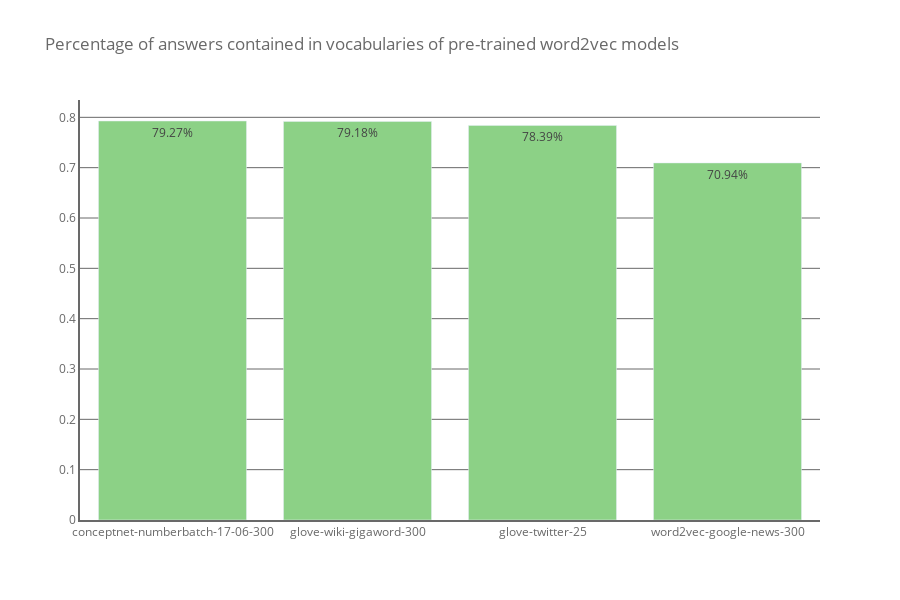

Notebook code for this chart:
### Code cell
labels = [  'conceptnet-numberbatch-17-06-300',
            'glove-wiki-gigaword-300',
            'glove-twitter-25',
            'word2vec-google-news-300', 
            ]
values = [  0.79271, 
            0.791816,
            0.783903, 
            0.709434
            ]

fig = go.Figure()
trace = go.Bar( x=labels, 
                y=values,
                text=values,
                textposition='auto',
                texttemplate='%{text:0.2%}', 
                marker_color=GREEN, 
                )

fig.add_trace(trace)

fig.update_layout(width=900, 
                  height=600,
                  plot_bgcolor='white', 
                  title = 'Percentage of answers contained in vocabularies of pre-trained word2vec models', 
                  font_color = GREY
                  )

fig.update_yaxes(showline=True, linewidth=2, linecolor=GREY, gridcolor=GREY)
fig.update_xaxes(showline=True, linewidth=2, linecolor=GREY, showgrid=False)
fig.show()

### Figure 1 — Plotly figure (JSON) as saved in the notebook; plotly's stock layout.template omitted (floating-point values rounded to 4 significant figures)
{"data": [{"marker": {"color": "#8CD186"}, "text": ["0.79271", "0.791816", "0.783903", "0.709434"], "textposition": "auto", "texttemplate": "%{text:0.2%}", "type": "bar", "x": ["conceptnet-numberbatch-17-06-300", "glove-wiki-gigaword-300", "glove-twitter-25", "word2vec-google-news-300"], "y": [0.7927, 0.7918, 0.7839, 0.7094]}], "layout": {"font": {"color": "#696969"}, "height": 600, "plot_bgcolor": "white", "title": {"text": "Percentage of answers contained in vocabularies of pre-trained word2vec models"}, "width": 900, "xaxis": {"linecolor": "#696969", "linewidth": 2, "showgrid": false, "showline": true}, "yaxis": {"gridcolor": "#696969", "linecolor": "#696969", "linewidth": 2, "showline": true}}}
